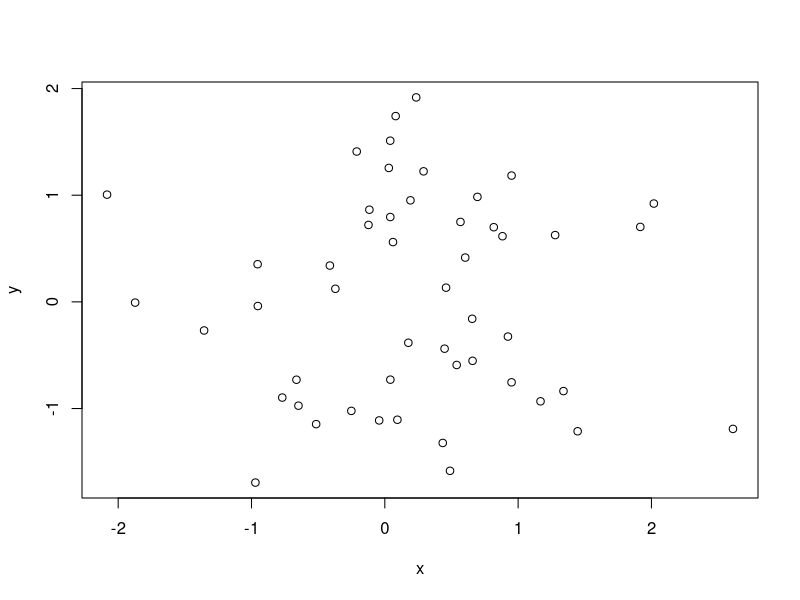
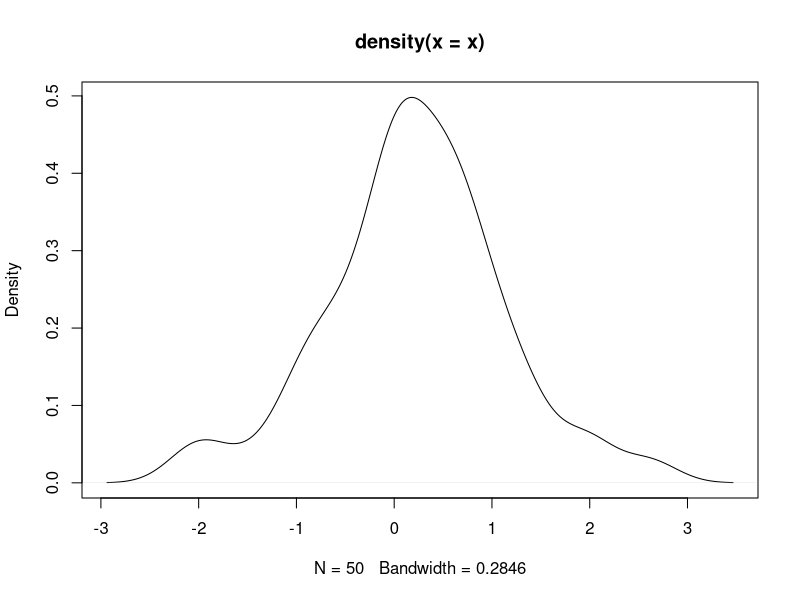

Write the R code that produced these figures, in order.
### Emacs: -*- coding: utf-8; fill-column: 62; comment-column: 27; -*-
##
## Copyright (C) 2017 Vincent Goulet
##
## Ce fichier fait partie du projet «Programmer avec R»
## http://github.com/vigou3/programmer-avec-r
##
## Cette création est mise à disposition selon le contrat
## Attribution-Partage dans les mêmes conditions 4.0
## International de Creative Commons.
## http://creativecommons.org/licenses/by-sa/4.0/

###
### COMMANDES R
###

## Les expressions entrées à la ligne de commande sont
## immédiatement évaluées et le résultat est affiché à
## l'écran, comme avec une grosse calculatrice.
1                          # une constante
(2 + 3 * 5)^2/7            # expression mathématique
exp(3)                     # fonction exponentielle
sin(pi/2) + cos(pi/2)      # fonctions trigonométriques
gamma(5)                   # fonction gamma

## Lorsqu'une expression est syntaxiquement incomplète,
## l'invite de commande change de '> ' à '+ '.
2 -                        # expression incomplète
5 *                        # toujours incomplète
3                          # complétée

## Taper le nom d'un objet affiche son contenu. Pour une
## fonction, c'est son code source qui est affiché.
pi                         # constante numérique intégrée
letters                    # chaîne de caractères intégrée
LETTERS                    # version en majuscules
rnorm                      # fonction

###
### EXEMPLE DE SESSION DE TRAVAIL
###
### (Inspiré de l'annexe A du manuel «An Introduction to R», R
### Core Team, 2017.)
###

## Afficher le répertoire de travail de R.
getwd()

## Générer deux vecteurs de nombres pseudo-aléatoires issus
## d'une loi normale centrée réduite.
x <- rnorm(50)
y <- rnorm(x)

## Graphique des couples (x, y).
plot(x, y)

## Graphique d'une approximation de la densité du vecteur x.
plot(density(x))

## Générer la suite 1, 2, ..., 10.
1:10

## La fonction 'seq' peut générer des suites plus générales.
seq(from = -5, to = 10, by = 3)
seq(from = -5, length = 10)

## La fonction 'rep' répète des valeurs.
rep(1, 5)          # répéter 1 cinq fois
rep(1:5, 5)        # répéter le vecteur 1,...,5 cinq fois
rep(1:5, each = 5) # répéter chaque élément du vecteur cinq fois

## Arithmétique vectorielle.
v <- 1:12               # initialisation d'un vecteur
v + 2                   # additionner 2 à chaque élément de v
v * -12:-1              # produit élément par élément
v + 1:3                 # le vecteur le plus court est recyclé

## Vecteur de nombres uniformes sur l'intervalle [1, 10].
v <- runif(12, min = 1, max = 10)
v

## Pour afficher le résultat d'une affectation, placer la
## commande entre parenthèses.
( v <- runif(12, min = 1, max = 10) )

## Arrondi des valeurs de v à l'entier près.
( v <- round(v) )

## Créer une matrice 3 x 4 à partir des valeurs de
## v. Remarquer que la matrice est remplie par colonne.
( m <- matrix(v, nrow = 3, ncol = 4) )

## Les opérateurs arithmétiques de base s'appliquent aux
## matrices comme aux vecteurs.
m + 2
m * 3
m ^ 2

## Éliminer la quatrième colonne afin d'obtenir une matrice
## carrée.
( m <- m[,-4] )

## Transposée et inverse de la matrice m.
t(m)
solve(m)

## Produit matriciel.
m %*% m                  # produit de m avec elle-même
m %*% solve(m)           # produit de m avec son inverse
round(m %*% solve(m))    # l'arrondi donne la matrice identité

## Consulter la rubrique d'aide de la fonction 'solve'.
?solve

## Liste des objets dans l'espace de travail.
ls()

## Nettoyage.
rm(x, y, v, m)
